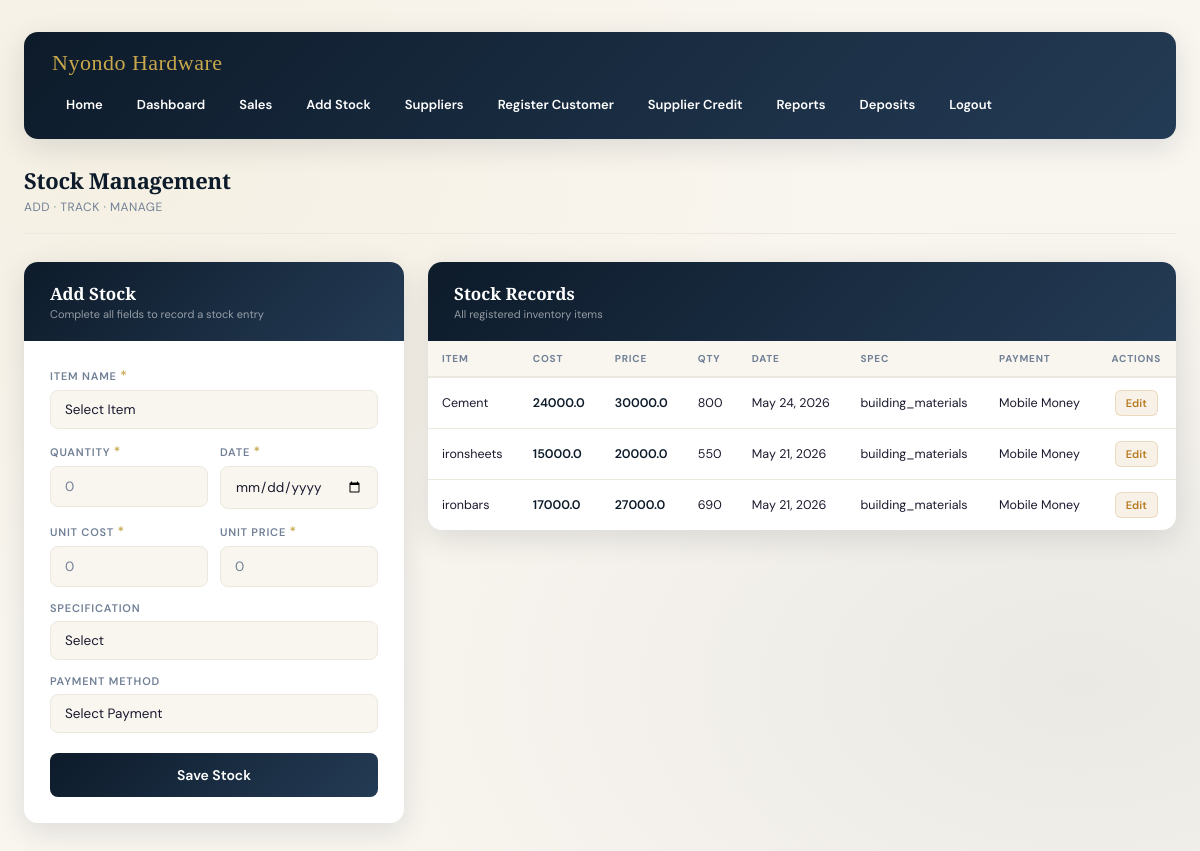
/stock/ (signed in), run on an earlier commit of the app's database.
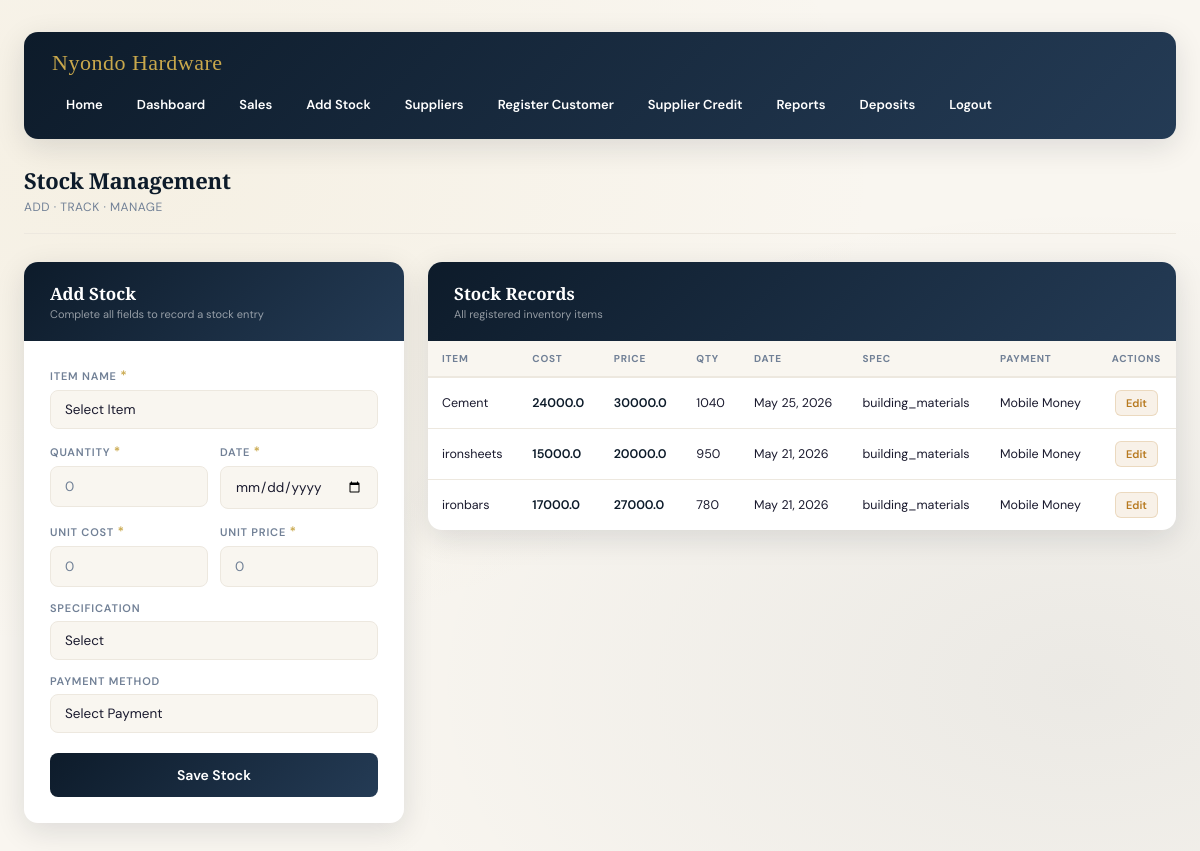
And on a later commit of the database.
### hardwareapp/models.py (models this page shows, shortened)
class Stock(models.Model):
    item_name = models.CharField(max_length=100, unique=True)
    quantity = models.IntegerField(default=0)
    unit_cost = models.DecimalField(max_digits=10, decimal_places=1, default=0)
    unit_price = models.DecimalField(max_digits=10, decimal_places=1, default=0)
    specification = models.CharField(max_length=100, blank=True, null=True)
    payment_method = models.CharField(max_length=100, blank=True, null=True)
    date = models.DateField(default=timezone.now)
    created_at = models.DateTimeField(auto_now_add=True)

### hardwareapp/views.py (the view, shortened to what this page needs)
# urls.py: path('stock/', views.stock_view, name='stock'),
@login_required
def stock_view(request):
    role = request.session.get("role")
    if role not in ["admin", "stock_manager"]:
        return redirect("sign")
    stocks = Stock.objects.all()
    return render(request, "stock.html", {"stocks": stocks})

### hardwareapp/templates/stock.html (shortened to what this page needs)
{% load static %}
<!doctype html>
<html lang="en">
  <head>
  </head>
  <body>
    <nav class="top-nav">
      <div class="nav-logo">Nyondo Hardware</div>
      <div class="nav-links">
        <a href="{% url 'index' %}">Home</a>
        {% if request.session.role == "admin" %}
        <a href="{% url 'dash' %}">Dashboard</a>
        <a href="{% url 'sales' %}">Sales</a>
        <a href="{% url 'stock' %}">Add Stock</a>
        <a href="{% url 'supplier' %}">Suppliers</a>
        <a href="{% url 'register' %}">Register Customer</a>
        <a href="{% url 'credit' %}">Supplier Credit</a>
        <a href="{% url 'reports' %}">Reports</a>
        <a href="{% url 'deposit' %}">Deposits</a>
        {% endif %}
        <a href="{% url 'log' %}">Logout</a>
      </div>
    </nav>
    <div class="page-header">
      <h1>Stock Management</h1>
      <p>Add &middot; Track &middot; Manage</p>
    </div>
    <div class="layout">
      <div class="card">
        <div class="card-header">
          <h2>Add Stock</h2>
          <p>Complete all fields to record a stock entry</p>
        </div>
        <div class="form-body">
          <form method="POST">
            <div class="field-group">
              <label>Item Name <span class="req">*</span></label>
              <select name="item_name" required>
                <option value="">Select Item</option>
              </select>
            </div>
            <div class="field-row">
              <div class="field-group">
                <label>Quantity <span class="req">*</span></label>
                <input
                  type="number"
                  name="quantity"
                  min="1"
                  placeholder="0"
                  required
                />
              </div>
              <div class="field-group">
                <label>Date <span class="req">*</span></label>
                <input type="date" name="date" required />
              </div>
            </div>
            <div class="field-row">
              <div class="field-group">
                <label>Unit Cost <span class="req">*</span></label>
                <input
                  type="number"
                  name="unit_cost"
                  min="1"
                  placeholder="0"
                  required
                />
              </div>
              <div class="field-group">
                <label>Unit Price <span class="req">*</span></label>
                <input
                  type="number"
                  name="unit_price"
                  min="1"
                  placeholder="0"
                  required
                />
              </div>
            </div>
            <div class="field-group">
              <label>Specification</label>
              <select name="specification">
                <option value="">Select</option>
              </select>
            </div>
            <div class="field-group">
              <label>Payment Method</label>
              <select name="payment_method">
                <option value="">Select Payment</option>
              </select>
            </div>
            <button type="submit" class="btn-submit">Save Stock</button>
          </form>
        </div>
      </div>
      <div class="card">
        <div class="card-header">
          <h2>Stock Records</h2>
          <p>All registered inventory items</p>
        </div>
        <div class="table-wrapper">
          <table>
            <thead>
              <tr>
                <th>Item</th>
                <th>Cost</th>
                <th>Price</th>
                <th>Qty</th>
                <th>Date</th>
                <th>Spec</th>
                <th>Payment</th>
                <th>Actions</th>
              </tr>
            </thead>
            <tbody>
              {% for stock in stocks %}
              <tr>
                <td>{{ stock.item_name }}</td>
                <td class="amount-cell">{{ stock.unit_cost }}</td>
                <td class="amount-cell">{{ stock.unit_price }}</td>
                <td>{{ stock.quantity }}</td>
                <td>{{ stock.date }}</td>
                <td>{{ stock.specification }}</td>
                <td>{{ stock.payment_method }}</td>
                <td>
                  <div class="actions">
                    <a
                      href="{% url 'edit_stock' stock.id %}"
                      class="action-btn btn-edit"
                      >Edit</a
                    >
                  </div>
                </td>
              </tr>
              {% endfor %}
            </tbody>
          </table>
        </div>
      </div>
    </div>
  </body>
</html>

What changed in the data, as far as the page shows it:
changed Stock "Cement": quantity "800" → "1040"; date "May 24, 2026" → "May 25, 2026"
changed Stock "ironsheets": quantity "550" → "950"
changed Stock "ironbars": quantity "690" → "780"
